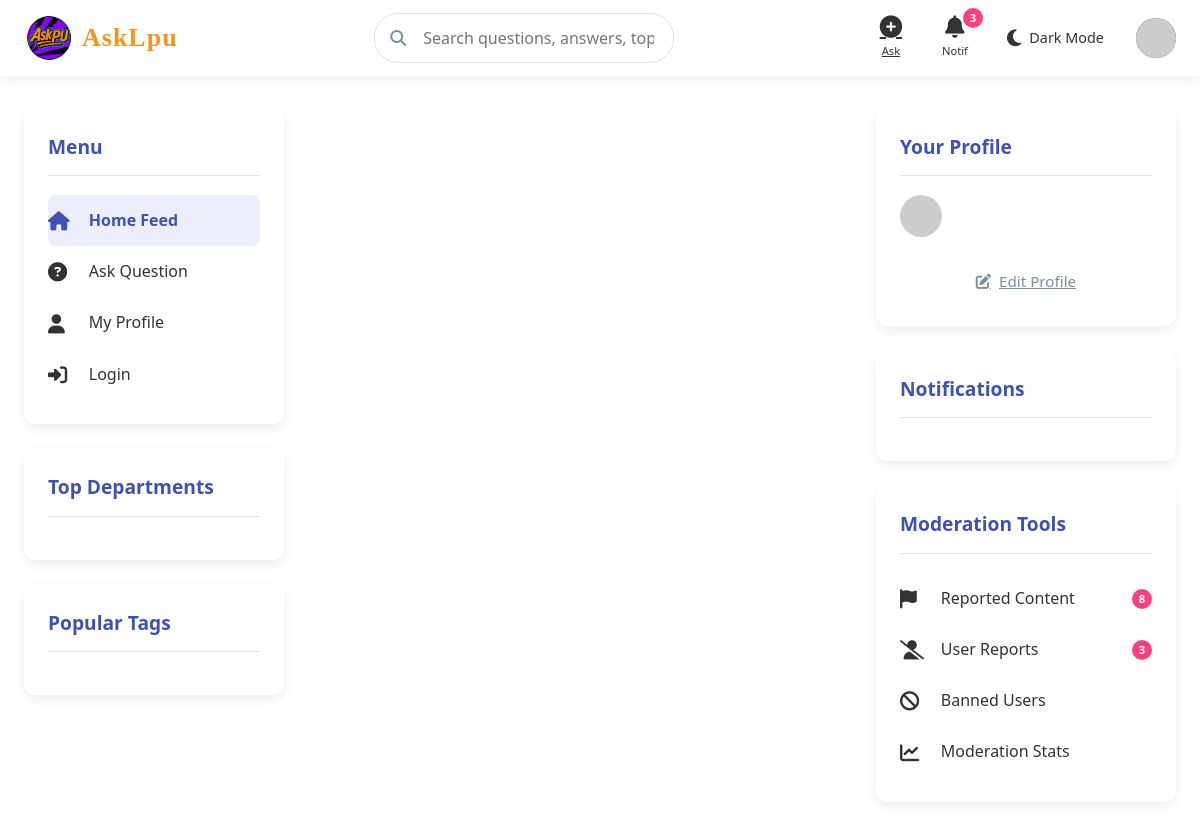
Before: / with the older database file.
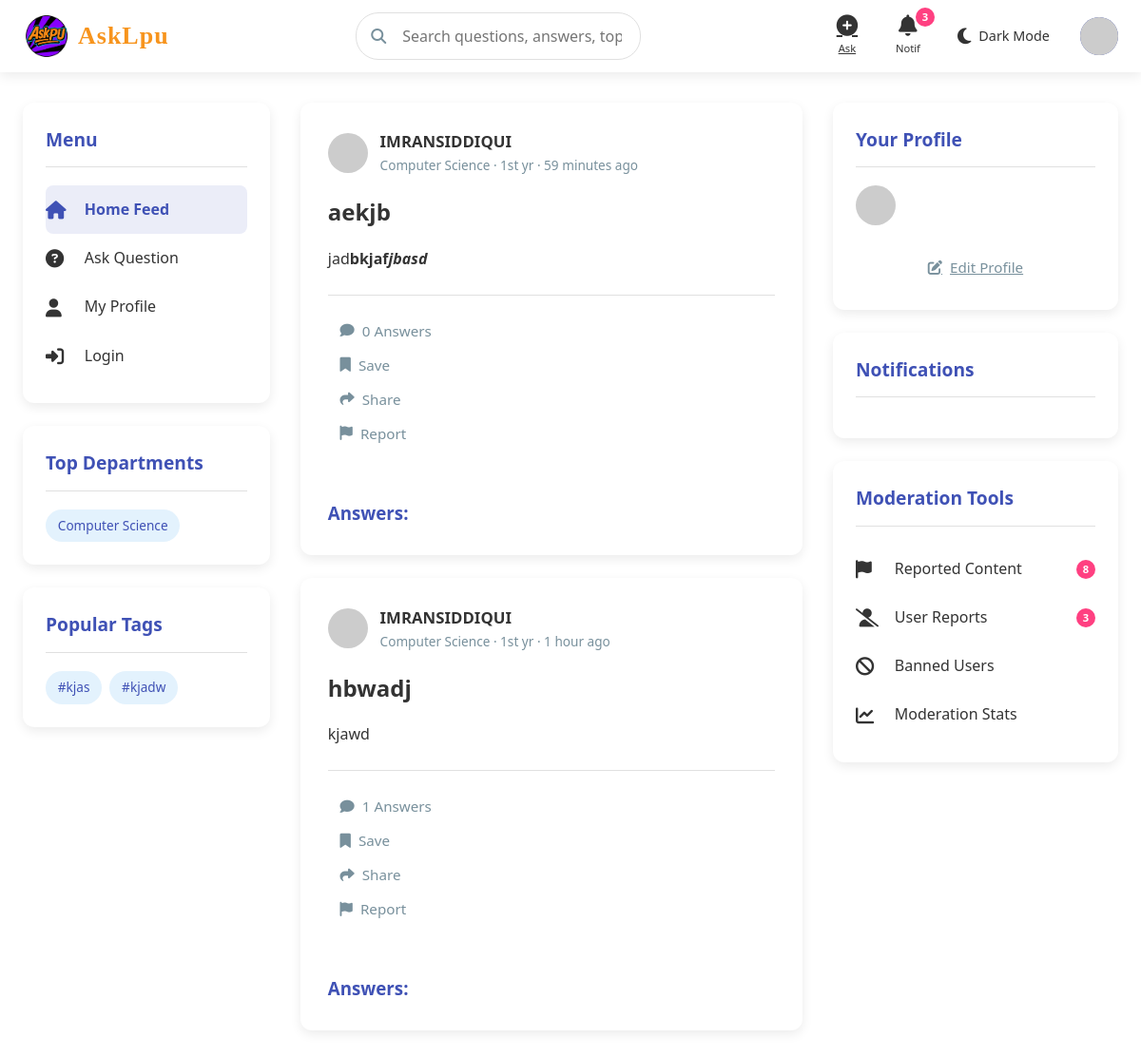
After: the same page with the newer database file.
### app.py (models this page shows)
class Question(db.Model):
    id = db.Column(db.Integer, primary_key=True)
    title = db.Column(db.String(200), nullable=False)
    description = db.Column(db.Text, nullable=False)
    tags = db.Column(db.String(200), nullable=True)
    user_id = db.Column(db.Integer, db.ForeignKey('user.id'), nullable=False)
    created_at = db.Column(db.DateTime, default=datetime.utcnow)
    department = db.Column(db.String(50), nullable=True)
    subject = db.Column(db.String(50), nullable=True)
    image = db.Column(db.String(200), nullable=True)
    answers = db.relationship('Answer', backref='question', lazy=True, cascade="all, delete")

class User(db.Model):
    id = db.Column(db.Integer, primary_key=True)#use
    first_name=db.Column(db.String(90),unique=False, nullable=False)
    last_name=db.Column(db.String(90),unique=False, nullable=False)
    full_name=db.Column(db.String(90),unique=True, nullable=True)#use
    username = db.Column(db.String(80), unique=True, nullable=False)#use
    email = db.Column(db.String(120), unique=True, nullable=False)#use
    c_id = db.Column(db.String(200), nullable=False)#use
    password = db.Column(db.String(200), nullable=False)#use
    role = db.Column(db.String(20), default='student',nullable=True)#use
    department = db.Column(db.String(50), nullable=True)#use
    year = db.Column(db.String(90), nullable=True)#use
    bio = db.Column(db.Text, nullable=True)#use
    interest= db.Column(db.String(200), nullable=True)
    skiils=db.Column(db.String(200), nullable=True)
    location=db.Column(db.String(200), nullable=True)
    questions = db.relationship('Question', backref='author', lazy=True, cascade="all, delete")
    created_at = db.Column(db.DateTime, default=datetime.utcnow)
    answers = db.relationship('Answer', backref='author', lazy=True, cascade="all, delete")
    image = db.Column(db.String(300), nullable=True)
    otp=db.Column(db.Integer)#use
    achievement=db.Column(db.String(200), nullable=True)
    course=db.Column(db.String(200), nullable=True)
    verify= db.Column(db.Boolean, default=False)
    voted_on = db.relationship(
        'Answer',
        secondary=votes_association,
        back_populates='voters',
        cascade="all, delete"
    )

### app.py (the view)
@app.route('/')
def home():
    question = Question.query.order_by(desc(Question.created_at)).all()
    question_list = Question.query.order_by(desc(Question.created_at)).all()
    all_tags = []
    for q in question_list:
        if q.tags:
            tags = [tag.strip() for tag in q.tags.split(',') if tag.strip()]
            all_tags.extend(tags)
    tag_counter = Counter(all_tags)
    top_tags = [tag for tag, count in tag_counter.most_common(10)]
    departments = db.session.query(Question.department).distinct().all()
    department_tags = [dept[0] for dept in departments if dept[0]]
    return render_template('home.html',questions=question,top_tags=top_tags,
                               department_tags=department_tags,
                               )

### app.py (called while the page is built)
@app.template_filter('time_ago')
def time_ago(date):
    now = datetime.utcnow()
    diff = now - date
    periods = [
        ('year', 60*60*24*365),
        ('month', 60*60*24*30),
        ('day', 60*60*24),
        ('hour', 60*60),
        ('minute', 60),
        ('second', 1)
    ]
    for period, seconds in periods:
        value = diff.total_seconds() / seconds
        if value >= 1:
            value = int(value)
            return f"{value} {period}{'s' if value != 1 else ''} ago"
    return "just now"

    @property
    def score(self):
        total_upvotes = db.session.query(votes_association).filter_by(answer_id=self.id, vote_type='upvote').count()
        total_downvotes = db.session.query(votes_association).filter_by(answer_id=self.id, vote_type='downvote').count()
        return total_upvotes - total_downvotes

### templates/home.html (shortened to what this page needs)
<!DOCTYPE html>
<html lang="en">
<head>
    <link rel="stylesheet" href="https://cdnjs.cloudflare.com/ajax/libs/font-awesome/6.4.0/css/all.min.css">
    <link rel="stylesheet" href="{{url_for ('static',filename='css/styles.css')}}">
</head>
<body>
    <header>
        <div class="header-container">
           <a href="{{ url_for('index') }}" class="logo">
<img src="{{ url_for('static', filename='uploads/logo.png') }}"
     alt="Logo"
     style="height: 50px; width: auto; max-width: 100%; object-fit: contain;">
<span class="logo-text">AskLpu</span>
            </a>
<form method="GET" action="{{ url_for('search') }}">
    <div class="search-container">
        <i class="fas fa-search search-icon"></i>
        <input type="text" class="search-bar" name="query" placeholder="Search questions, answers, topics...">
    </div>
</form>
            <div class="nav-icons">
                <a href="{{url_for('login')}}" class="nav-icon" id="ask-btn">
                    <i class="fas fa-plus-circle"></i>
                    <span>Ask</span>
                </a>
                <div class="nav-icon" id="notifications-btn">
                    <i class="fas fa-bell"></i>
                    <span>Notif</span>
                    <div class="notification-badge">3</div>
                </div>
                <div class="theme-toggle" id="theme-toggle">
                    <i class="fas fa-moon toggle-icon" id="theme-icon"></i>
                    <span class="toggle-text">Dark Mode</span>
                </div>
                <a href="{{url_for('login')}}" class="user-avatar" id="profile-btn">
  <img src="https://api.dicebear.com/6.x/avataaars/svg?seed=default" alt="Avatar">
                </a>
            </div>
        </div>
    </header>
    <div class="main-container">
        <div class="sidebar">
            <div class="sidebar-card">
                <h3 class="sidebar-title">Menu</h3>
                <a href="{{ url_for('login') }}" class="menu-item active-menu">
                    <i class="fas fa-home"></i>
                    <span>Home Feed</span>
                </a>
                <a href="{{url_for('login')}}" class="menu-item">
                    <i class="fas fa-question-circle"></i>
                    <span>Ask Question</span>
                </a>
                <a href="{{url_for('login')}}" class="menu-item">
                    <i class="fas fa-user"></i>
                    <span>My Profile</span>
                </a>
                <a href="{{url_for('login')}}" class="menu-item">
                    <i class="fas fa-sign-in-alt"></i>
                    <span>Login</span>
                </a>
            </div>
            <div class="sidebar-card">
                <h3 class="sidebar-title">Top Departments</h3>
<div class="tag-list">
    {% for dept in department_tags %}
    <div class="tag">{{ dept }}</div>
    {% endfor %}
</div>
            </div>
            <div class="sidebar-card">
                <h3 class="sidebar-title">Popular Tags</h3>
<div class="tag-list">
    {% for tag in top_tags %}
    <div class="tag">#{{ tag }}</div>
    {% endfor %}
</div>
            </div>
        </div>
        <div class="main-content">
{% for question in questions %}
            <div class="content-card slide-in">
                <div class="card-header">
                    <div class="user-info">
                        {% if question.author.image %}
  <img src="{{ url_for('static', filename='uploads/' + question.author.image) }}" alt="Avatar">
{% else %}
  <img src="https://api.dicebear.com/6.x/avataaars/svg?seed={{ question.author.username }}" alt="Default Avatar">
{% endif %}
                        <div class="user-details">
                            <div class="user-name">{{ question.author.full_name }}</div>
                            <div class="user-meta">{{question.author.department}} · {{question.author.year}} yr · {{ question.created_at|time_ago }}</div>
                        </div>
                    </div>
                </div>
                <h2 class="question-title">{{ question.title }}</h2>
                <div class="question-content">
                    {{ question.description|truncate(200) |safe }}
                </div>
                <div class="question-footer">
                    <div class="action-buttons">
                        <button class="action-button">
                            <i class="fas fa-comment"></i>
                            <span>{{question.answers|length}} Answers</span>
                        </button>
                        <button class="action-button">
                            <i class="fas fa-bookmark"></i>
                            <span>Save</span>
                        </button>
                        <button class="action-button">
                            <i class="fas fa-share"></i>
                            <span>Share</span>
                        </button>
                        <button class="action-button">
                            <i class="fas fa-flag"></i>
                            <span>Report</span>
                        </button>
                    </div>
                </div>
                <br>
                <br>
<h3 style="cursor: pointer; color: #3f51b5;" onclick="toggleAnswer('{{ question.id }}')">Answers:</h3>
</div>
             {% endfor %}
        </div>
        <div class="right-sidebar">
            <div class="sidebar-card">
                <h3 class="sidebar-title">Your Profile</h3>
                <div class="user-info" style="margin-bottom: 1.5rem;">
  <img src="https://api.dicebear.com/6.x/avataaars/svg?seed=default" alt="Avatar">
                </div>
                <a href="{{url_for('login')}}" class="action-button" style="width: 100%; justify-content: center;">
                    <i class="fas fa-edit"></i>
                    <span>Edit Profile</span>
                </a>
            </div>
            <div class="sidebar-card">
                <h3 class="sidebar-title">Notifications</h3>
            </div>
            <div class="sidebar-card">
                <h3 class="sidebar-title">Moderation Tools</h3>
                <a href="#" class="menu-item">
                    <i class="fas fa-flag"></i>
                    <span>Reported Content</span>
                    <div class="notification-badge" style="position: static; margin-left: auto;">8</div>
                </a>
                <a href="#" class="menu-item">
                    <i class="fas fa-user-slash"></i>
                    <span>User Reports</span>
                    <div class="notification-badge" style="position: static; margin-left: auto;">3</div>
                </a>
                <a href="#" class="menu-item">
                    <i class="fas fa-ban"></i>
                    <span>Banned Users</span>
                </a>
                <a href="#" class="menu-item">
                    <i class="fas fa-chart-line"></i>
                    <span>Moderation Stats</span>
                </a>
            </div>
        </div>
    </div>
</body>
</html>

Changed rows visible on the page:
added Question: tags "kjas", author.full_name "IMRANSIDDIQUI", author.department "Computer Science", author.year "1st", created_at "59 minutes ago", title "aekjb", description "jad bkjaf jbasd", answers|length "0"
added Question: tags "kjadw", author.full_name "IMRANSIDDIQUI", author.department "Computer Science", author.year "1st", created_at "1 hour ago", title "hbwadj", description "kjawd", answers|length "1"
Other visible differences:
new list line: "Computer Science"
